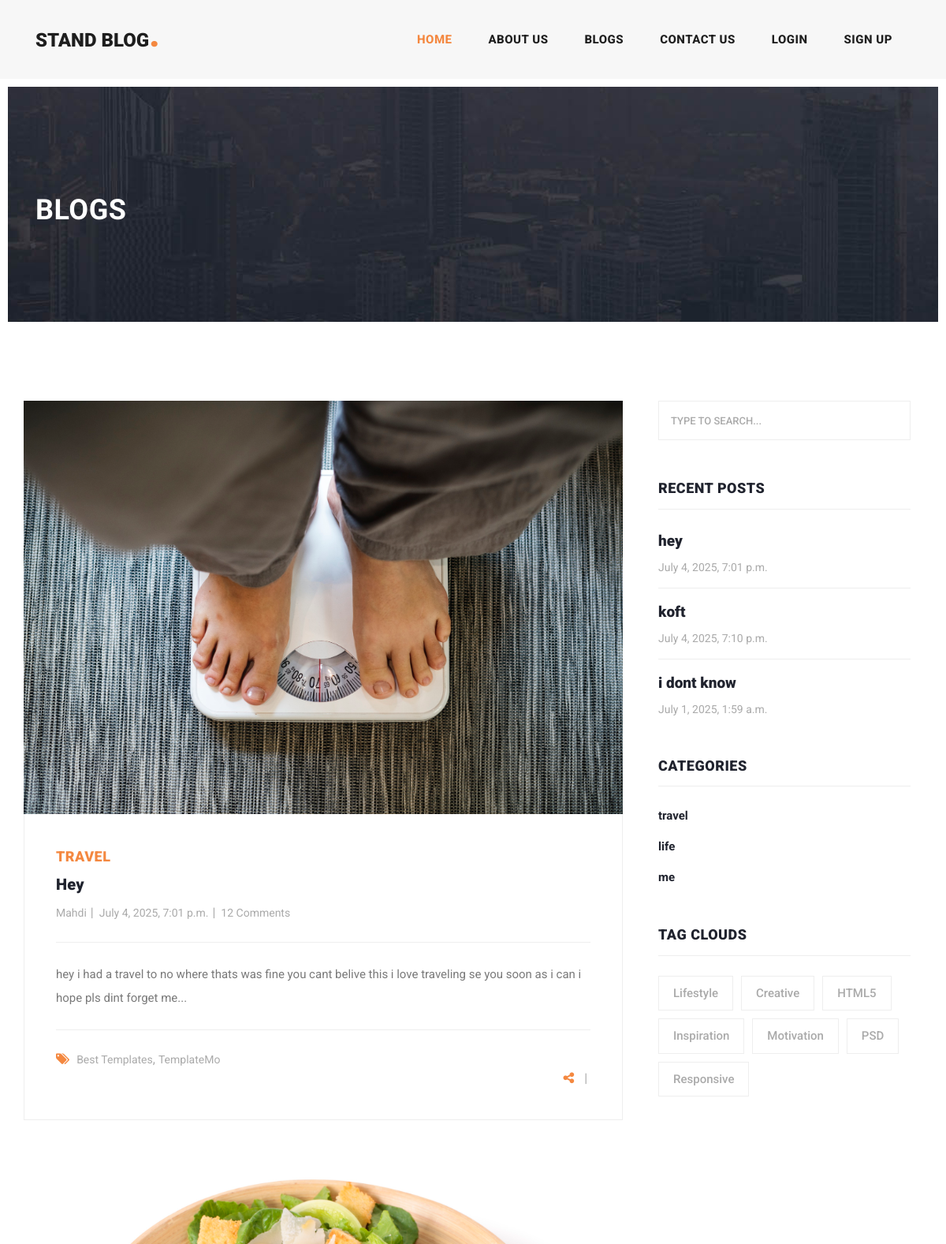
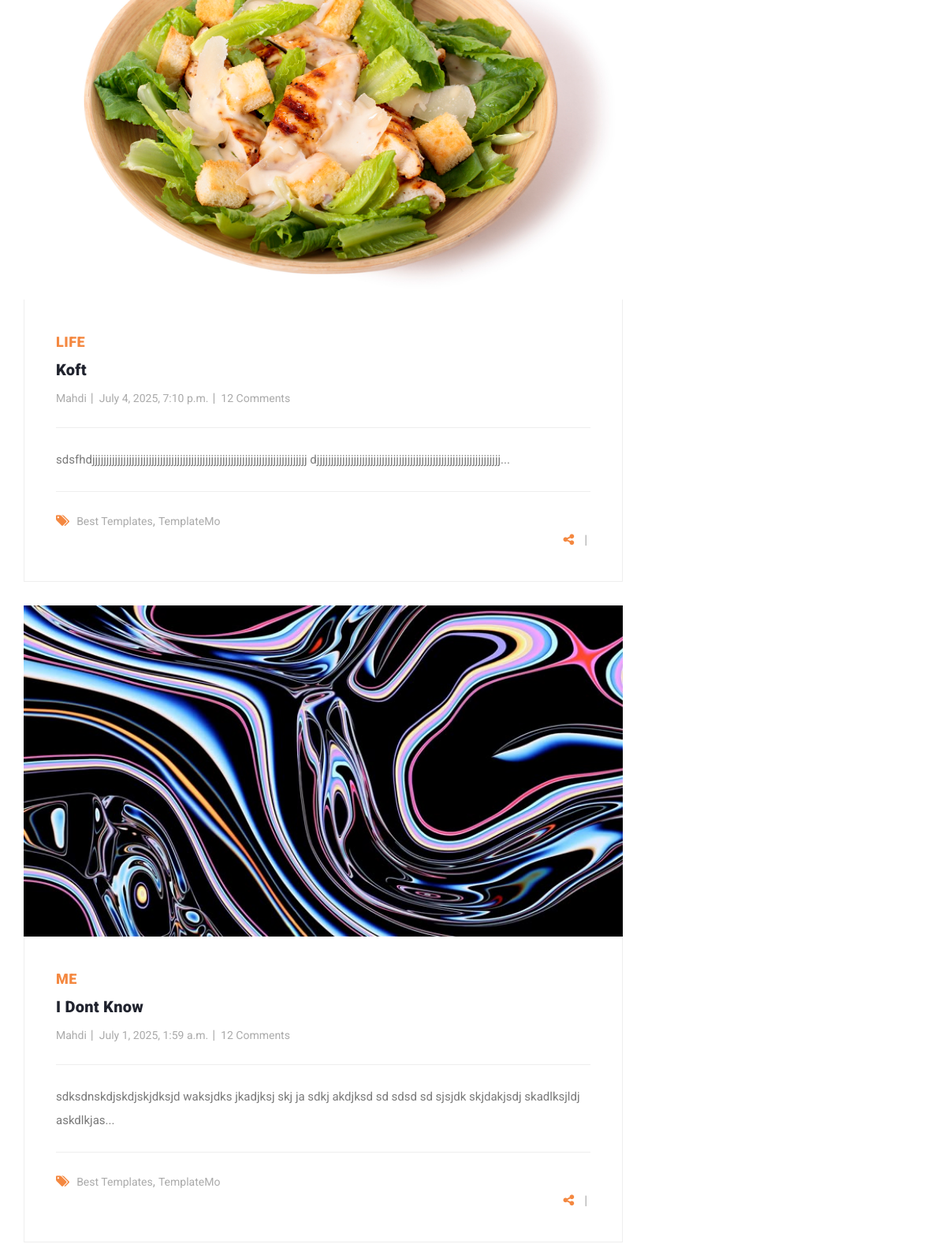
The page /blogs/ (upper part) on the database as committed earlier (2 pictures, top to bottom).
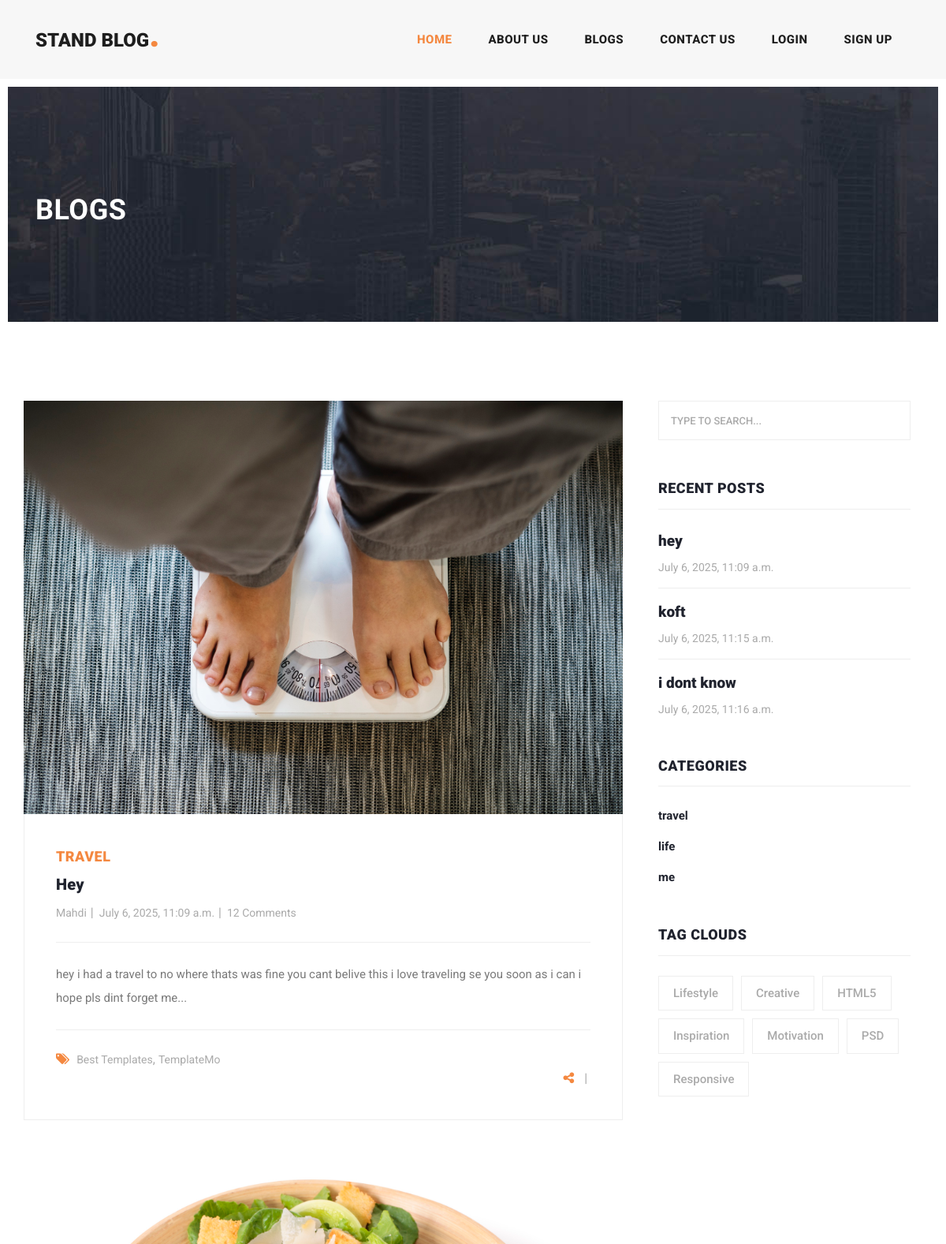
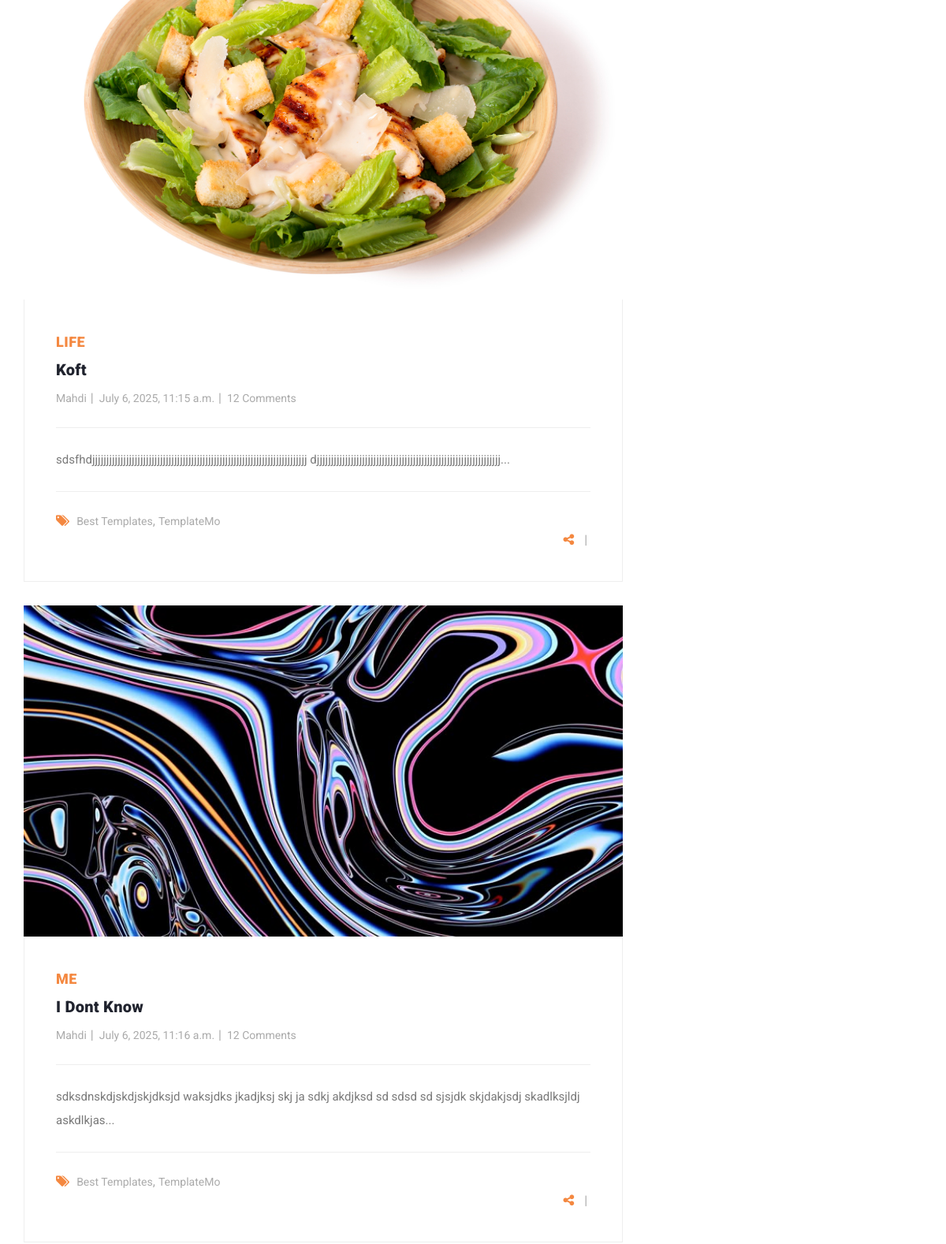
The same page on the database as committed later (2 pictures, top to bottom).
### homePageApp/models.py (models this page shows, shortened)
class blog(models.Model):
    title = models.CharField(max_length=100)
    category = models.ManyToManyField(category)
    content = models.TextField()
    description = models.TextField(editable=True,blank=True ,help_text="its gonna be auto full")
    author = models.ForeignKey(User,on_delete=models.SET_NULL, null=True)
    created_at = models.DateTimeField(auto_now_add=True)
    updated_at = models.DateTimeField(auto_now=True)
    image=models.ImageField(upload_to="images/blogs")
    views = models.IntegerField(default=0)
    slug=models.SlugField(null=True,unique=True,blank=True)
    class Meta:
        ordering=['-created_at']
        verbose_name="post"
        verbose_name_plural= verbose_name+"s"
    def url(self):
        return reverse('blog_with_id',args=[self.slug])

class category(models.Model):
    name=models.CharField(max_length=50,unique=True)
    def __str__(self):
        return self.name

### homePageApp/views.py (the view)
# urls.py: path('blogs/',views.blogs,name="blogs"),
def blogs(request):
    blogs=blogg.objects.all()
    context={'blogs':blogs,'title':'blogs'}
    return render(request,"homePageApp/blog.html",context)

### context/context_processors.py (called while the page is built)
def recentBlog(request):
    recent_blogs=blog.objects.all().order_by('-created_at')
    recent_blogs=recent_blogs[:3]
    return {'recent_blog':recent_blogs}

def categories(request):
    categorie=category.objects.all()
    return{'category':categorie}

### homePageApp/templates/homePageApp/blog.html (shortened to what this page needs)
{% load static %}
{% load social_share %}
<!DOCTYPE html>
<html lang="en">
  <head>
    <link
      href="{% static 'vendor/bootstrap/css/bootstrap.min.css' %}"
      rel="stylesheet"
    />
    <link rel="stylesheet" href="{% static 'css/fontawesome.css' %}" />
    <link
      rel="stylesheet"
      href="{% static 'css/templatemo-stand-blog.css' %}"
    />
    <link rel="stylesheet" href="{% static 'css/owl.css' %}" />
  </head>
  <body>
    {% include "homePageApp/header.html" %}
    <div class="heading-page header-text">
      <section class="page-heading">
        <div class="container">
          <div class="row">
            <div class="col-lg-12">
              <div class="text-content">
                <h2>{{title}}</h2>
              </div>
            </div>
          </div>
        </div>
      </section>
    </div>
    <section class="blog-posts grid-system">
      <div class="container">
        <div class="row">
          <div class="col-lg-8">
            <div class="all-blog-posts">
              <div class="row">
                <div class="col-lg-20">
                    <div class="blog-post" style="width:100%;">
                      {% for blog in blogs %}
                      <div class="blog-post">
                        <div class="blog-thumb">
                          <img
                            src="{{ blog.image.url }}"
                            alt="{{ blog.title }}"
                          />
                        </div>
                        <div class="down-content">
                          <span>{{blog.category.all.0}}</span>
                          <a href="{% url 'blog_with_id' blog.id %}"
                            ><h4>{{blog.title}}</h4></a
                          >
                          <ul class="post-info">
                            <li><a href="#">{{blog.author}}</a></li>
                            <li><a href="#">{{blog.updated_at}}</a></li>
                            <li><a href="#">12 Comments</a></li>
                          </ul>
                          <p>{{blog.description}}</p>
                          <div class="post-options">
                            <div class="row">
                              <div class="col-lg-12">
                                <ul class="post-tags">
                                  <li><i class="fa fa-tags"></i></li>
                                  <li><a href="#">Best Templates</a>,</li>
                                  <li><a href="#">TemplateMo</a></li>
                                </ul>
                                {%include "homePageApp/socials.html"%}
                              </div>
                            </div>
                          </div>
                        </div>
                      </div>
                      {% endfor %} {% comment %} end of post {% endcomment %}
                  </div>
                </div>
              </div>
            </div>
          </div>
          <div class="col-lg-4">
            <div class="sidebar">
              <div class="row">
                <div class="col-lg-12">
                  <div class="sidebar-item search">
                    <form id="search_form" name="gs" method="GET" action="#">
                      <input
                        type="text"
                        name="q"
                        class="searchText"
                        placeholder="type to search..."
                        autocomplete="on"
                      />
                    </form>
                  </div>
                </div>
                <div class="col-lg-12">
                  <div class="sidebar-item recent-posts">
                    <div class="sidebar-heading">
                      <h2>Recent Posts</h2>
                    </div>
                    <div class="content">
                      {% include "homePageApp/recentPost.html"%}
                    </div>
                  </div>
                </div>
                <div class="col-lg-12">
                  <div class="sidebar-item categories">
                    <div class="sidebar-heading">
                      <h2>Categories</h2>
                    </div>
                    {% include "homePageApp/categories.html"%}
                  </div>
                </div>
                <div class="col-lg-12">
                  <div class="sidebar-item tags">
                    <div class="sidebar-heading">
                      <h2>Tag Clouds</h2>
                    </div>
                    <div class="content">
                      <ul>
                        <li><a href="#">Lifestyle</a></li>
                        <li><a href="#">Creative</a></li>
                        <li><a href="#">HTML5</a></li>
                        <li><a href="#">Inspiration</a></li>
                        <li><a href="#">Motivation</a></li>
                        <li><a href="#">PSD</a></li>
                        <li><a href="#">Responsive</a></li>
                      </ul>
                    </div>
                  </div>
                </div>
              </div>
            </div>
          </div>
        </div>
      </div>
    </section>
  </body>
</html>

### homePageApp/templates/homePageApp/header.html (shortened to what this page needs)
    <header class="">
        <nav class="navbar navbar-expand-lg">
          <div class="container">
            <a class="navbar-brand" href="{%url "home"%}"
              ><h2>Stand Blog<em>.</em></h2></a
            >
            <div class="collapse navbar-collapse" id="navbarResponsive">
              <ul class="navbar-nav ml-auto">
                <li class="nav-item active">
                  <a class="nav-link" href="{%url "home"%}"
                    >Home
                  </a>
                </li>
                <li class="nav-item">
                  <a class="nav-link" href="{%url 'about'%}">About Us</a>
                </li>
                <li class="nav-item">
                  <a class="nav-link" href="{%url 'blogs'%}">Blogs</a>
                </li>
                <li class="nav-item">
                  <a class="nav-link" href="{%url 'contact'%}">Contact Us</a>
                </li>
                <li class="nav-item">
                  {% if request.user.is_authenticated%}
                  <div class="dropdown nav-item">
                    <button class="dropbtn nav-link">
                      {{request.user.first_name}}
                    </button>
                    <div class="dropdown-content">
                      <a href="{%url 'logout' %}">خروج از حساب</a>
                      <a href="{%url 'profile'%}">حساب کاربری</a>
                      <a href="#">لینک سوم</a>
                    </div>
                  </div>
                  {% else %}
                  <a class="nav-link" href="{%url 'login' %}">login</a>
                </li>
                <li class="nav-item">
                  <a class="nav-link" href="{%url 'register'%}">sign up</a>
                </li>
                  {% endif %}
              </ul>
            </div>
          </div>
        </nav>
      </header>

### homePageApp/templates/homePageApp/socials.html (shortened to what this page needs)
{% load social_share%}
<ul class="post-share">
  <li><i class="fa fa-share-alt"></i></li>
  <li>|</li>
</ul>

### homePageApp/templates/homePageApp/recentPost.html
{% load static%} {% comment %} recent posts {% endcomment %}
<ul>
  {% for blog in recent_blog %}
  <li>
    <a href="{{blog.url}}">
      <h5>{{blog.title}}</h5>
      <span>{{blog.updated_at}}</span>
    </a>
  </li>
  {% endfor %}
</ul>

### homePageApp/templates/homePageApp/categories.html
{%load static%}
<div class="content">
  <ul>
    {% for cat in category%}
    <li><a href="{%url 'categoryBlog' cat.id %}">{{cat.name}}</a></li>
    {% endfor %}
  </ul>
</div>

Rows that differ between the two databases and show on the page:
changed blog "Hey": updated_at "July 4, 2025, 7:01 p.m." → "July 6, 2025, 11:09 a.m."
changed blog "Koft": updated_at "July 4, 2025, 7:10 p.m." → "July 6, 2025, 11:15 a.m."
changed blog "I Dont Know": updated_at "July 1, 2025, 1:59 a.m." → "July 6, 2025, 11:16 a.m."
